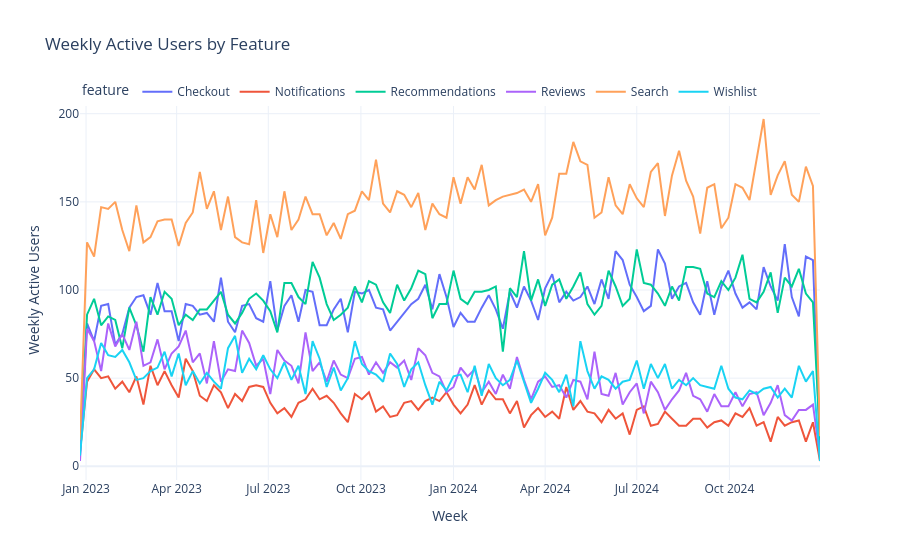

The notebook cell this image was saved under:
### Code cell
# Weekly Active Users trends over time
import plotly.express as px
import plotly.graph_objects as go
from plotly.subplots import make_subplots
fig = px.line(
    derived, x='week', y='weekly_active_users', color='feature',
    title='Weekly Active Users by Feature',
    labels={'weekly_active_users':'Weekly Active Users','week':'Week'},
    template='plotly_white',
)
fig.update_layout(height=480, legend=dict(orientation='h', y=1.06))
fig.show()
